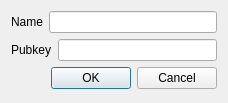
<?xml version="1.0" encoding="UTF-8"?>
<ui version="4.0">
 <class>ConfigureContactDialog</class>
 <widget class="QDialog" name="ConfigureContactDialog">
  <property name="geometry">
   <rect>
    <x>0</x>
    <y>0</y>
    <width>228</width>
    <height>103</height>
   </rect>
  </property>
  <property name="windowTitle">
   <string>Add a contact</string>
  </property>
  <layout class="QVBoxLayout" name="verticalLayout">
   <item>
    <layout class="QHBoxLayout" name="horizontalLayout_3">
     <item>
      <widget class="QLabel" name="label">
       <property name="text">
        <string>Name</string>
       </property>
      </widget>
     </item>
     <item>
      <widget class="QLineEdit" name="edit_name"/>
     </item>
    </layout>
   </item>
   <item>
    <layout class="QHBoxLayout" name="horizontalLayout">
     <item>
      <widget class="QLabel" name="label_2">
       <property name="text">
        <string>Pubkey</string>
       </property>
      </widget>
     </item>
     <item>
      <widget class="QLineEdit" name="edit_pubkey"/>
     </item>
    </layout>
   </item>
   <item>
    <widget class="QDialogButtonBox" name="button_box">
     <property name="orientation">
      <enum>Qt::Horizontal</enum>
     </property>
     <property name="standardButtons">
      <set>QDialogButtonBox::Cancel|QDialogButtonBox::Ok</set>
     </property>
    </widget>
   </item>
  </layout>
 </widget>
 <resources/>
 <connections>
  <connection>
   <sender>button_box</sender>
   <signal>accepted()</signal>
   <receiver>ConfigureContactDialog</receiver>
   <slot>accept()</slot>
   <hints>
    <hint type="sourcelabel">
     <x>248</x>
     <y>254</y>
    </hint>
    <hint type="destinationlabel">
     <x>157</x>
     <y>274</y>
    </hint>
   </hints>
  </connection>
  <connection>
   <sender>button_box</sender>
   <signal>rejected()</signal>
   <receiver>ConfigureContactDialog</receiver>
   <slot>reject()</slot>
   <hints>
    <hint type="sourcelabel">
     <x>316</x>
     <y>260</y>
    </hint>
    <hint type="destinationlabel">
     <x>286</x>
     <y>274</y>
    </hint>
   </hints>
  </connection>
  <connection>
   <sender>edit_pubkey</sender>
   <signal>textChanged(QString)</signal>
   <receiver>ConfigureContactDialog</receiver>
   <slot>pubkey_edited()</slot>
   <hints>
    <hint type="sourcelabel">
     <x>145</x>
     <y>52</y>
    </hint>
    <hint type="destinationlabel">
     <x>113</x>
     <y>66</y>
    </hint>
   </hints>
  </connection>
  <connection>
   <sender>edit_name</sender>
   <signal>textChanged(QString)</signal>
   <receiver>ConfigureContactDialog</receiver>
   <slot>name_edited()</slot>
   <hints>
    <hint type="sourcelabel">
     <x>129</x>
     <y>21</y>
    </hint>
    <hint type="destinationlabel">
     <x>113</x>
     <y>66</y>
    </hint>
   </hints>
  </connection>
 </connections>
 <slots>
  <slot>name_edited()</slot>
  <slot>pubkey_edited()</slot>
 </slots>
</ui>
